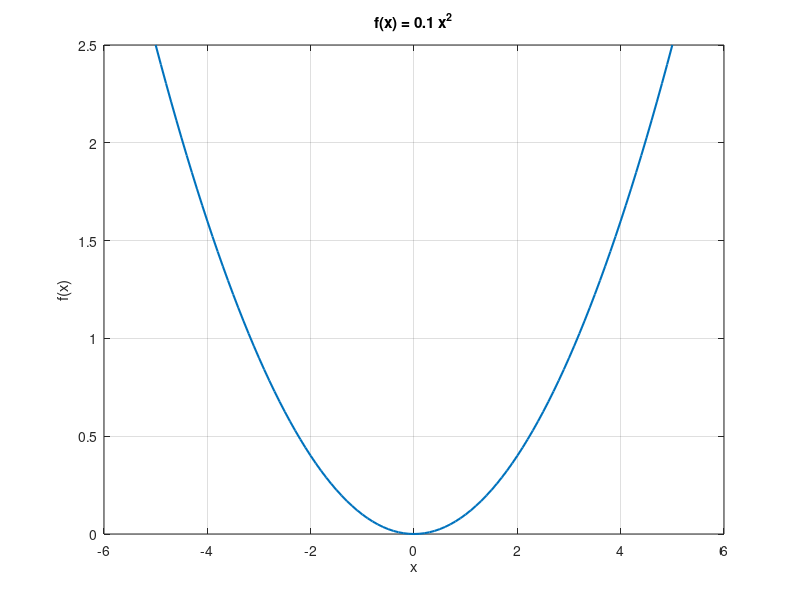

The MATLAB source for this figure: (Note: this script raises an error after producing the figure.)
%% Course: Introduction to MATLAB Programming
%  Author: Julia M. Schmidt
%  September 2026
%  Lecture 4 - Optimisation, solver-based  (slides 10-23)
%
%  HOW TO USE THIS FILE: run it ONE SECTION AT A TIME (Ctrl+Enter / Cmd+Enter).
%  Needs the Optimization Toolbox (fminunc, fmincon, linprog).

clear; close all; clc;

% TODAY'S QUESTION: an optimiser always returns an answer, and always
% says it succeeded. It promises a LOCAL minimum. Everyone hears "the best
% one". That gap is where the whole lecture lives - and it is the last and
% sharpest version of this course's theme: the code ran, so it must be right.

%% 1) Quadratic toy example: f(x) = 0.1 x^2
% A quadratic bowl is the simplest convex function. 
% The minimum is clearly at x=0, but we use a solver to show how MATLAB works.

fun1 = @(x) 0.1*x.^2;                          % objective function (0.1 * x^2), find value that minimises it
X = -5:0.1:5;                                  % grid of x-values
figure('Color','w','Name','Quadratic'); 
plot(X, fun1(X), 'LineWidth', 1.5);
grid on; box on;
xlabel('x'); ylabel('f(x)'); title('f(x) = 0.1 x^2');

% Starting guess x0 = 1 (arbitrary)
x0 = 1;
[xopt1, fval1] = fminunc(@(x) fun1(x), x0, ...
    optimoptions('fminunc','Display','off'));

% Show optimum on the graph
hold on; plot(xopt1, fval1, 'ro', 'MarkerSize', 7, 'LineWidth', 1.2); hold off;
fprintf('Quadratic: x* = %.4f, f* = %.4f\n', xopt1, fval1);

% fminunc = unconstrained minimization. 
% It uses derivatives internally, but we don’t need to worry about that here.

%% 2) Noisy quadratic: f(x) = 0.1 x^2 + sin(x)
% Add a sine wave to the quadratic. 
% Now the function has many local minima and maxima. 
% This shows the difference between convex vs non-convex problems.

fun2 = @(x) 0.1*x.^2 + sin(x);
X = -8:1:5; Y = -8:0.01:5;                      % coarse and fine grids

figure('Color','w','Name','Noisy Quadratic');
plot(X, fun2(X), 'o-'); hold on;                % coarse points
plot(Y, fun2(Y), '--');                         % dense smooth curve
grid on; box on;
xlabel('x'); ylabel('f(x)'); title('f(x) = 0.1 x^2 + sin(x)');

x0 = 1;                                         % start value
[xopt2, fval2] = fminunc(@(x) fun2(x), x0, ...
    optimoptions('fminunc','Display','off'));

plot(xopt2, fval2, 'ro', 'MarkerSize', 7, 'LineWidth', 1.2); hold off;
fprintf('Noisy quadratic: x* = %.4f, f* = %.4f\n', xopt2, fval2);

%% THE TRAP: same function, same solver, one different number
% PREDICT: does the starting guess change the ANSWER, or just the path?


starts = [-5 -4 -1 1 2 3 5];
fprintf('\n  x0        x*         f*      exitflag\n');
for k = 1:numel(starts)
    [xk, fk, flag] = fminunc(fun2, starts(k), ...
        optimoptions('fminunc','Display','off'));
    fprintf('  %+3d    %+8.4f  %+8.4f      %d\n', starts(k), xk, fk, flag);
end

%  READING THE TABLE BELOW. The star is the usual maths notation for "the
%  optimal one", so:
%    x0        the STARTING GUESS we hand the solver. An INPUT - we chose it
%    x*        the x the solver STOPPED at        ("x-star", the argmin found)
%    f*        the height there, i.e. f(x*)       (the value being minimised)
%    exitflag  1 = "converged successfully"
%
%  So each row reads: "starting from x0, the solver ended up at x*, where the
%  function is worth f*". Watch the exitflag column: it says 1 on EVERY row.

% Two different answers, 1.63 apart - and EVERY row
% reports exitflag = 1, i.e. "success". MATLAB is not lying: fminunc promises
% a LOCAL minimum and delivered one every time. 
%
% Now look at the x0 = -5 row. We tell you optimisation is "a ball
% rolling downhill into the nearest valley". From -5, the nearest valley is
% at -1.31. The solver lands at +3.84 - the far side of a hill.
% Why: a solver does not roll, it takes FINITE STEPS, and an early step can
% jump clean over a valley. The ball picture is fine for thirty seconds and
% wrong after that.
%
% The practical habit: plot the function first, and try several
% starting points. If they disagree, you have a non-convex problem and the
% answer you report is a choice you made.

%% Show both answers on the curve
[xa, fa] = fminunc(fun2, 1, optimoptions('fminunc','Display','off'));
[xb, fb] = fminunc(fun2, 3, optimoptions('fminunc','Display','off'));
figure('Color','w','Name','Same solver, two answers');
plot(Y, fun2(Y), 'LineWidth', 1.4); hold on; grid on; box on;
plot(xa, fa, 'go', 'MarkerSize', 9, 'LineWidth', 1.6);
plot(xb, fb, 'ro', 'MarkerSize', 9, 'LineWidth', 1.6);
legend({'f(x) = 0.1x^2 + sin(x)', ...
        sprintf('from x_0=1:  f = %.4f', fa), ...
        sprintf('from x_0=3:  f = %.4f', fb)}, 'Location','north');
xlabel('x'); ylabel('f(x)'); title('One function, one solver, two "successes"');
hold off;

%% 3) Constrained problem: 2 <= x <= 5 with fmincon
% Now we add simple bounds on x.
% fmincon = constrained minimization (general tool).

lb = 2; ub = 5;
x0 = 1;  % deliberately OUTSIDE the bounds - fmincon accepts this and
         % moves the guess into the feasible box. Starting inside is tidier,
         % but it is not a requirement. Verified: exitflag = 1.

opts = optimoptions('fmincon','Display','off');
[xoptb, fvalb] = fmincon(@(x) fun2(x), x0, [], [], [], [], lb, ub, [], opts);

figure('Color','w','Name','Bounds'); 
plot(Y, fun2(Y), 'LineWidth', 1.2); grid on; box on; hold on;
xline(lb,'k--'); xline(ub,'k--');               % plot bounds
plot(xoptb, fvalb, 'ro', 'MarkerSize', 7, 'LineWidth', 1.2);
xlabel('x'); ylabel('f(x)'); title('Constrained: 2 \leq x \leq 5');
hold off;
fprintf('Bounds: x* = %.4f, f* = %.4f\n', xoptb, fvalb);

% Constraints restrict where the solver may look. The global minimum
% (-1.31) is OUTSIDE [2,5], so the best feasible point is 3.8375 - the same
% local minimum the unconstrained solver fell into from x0 = 3.
% Worth saying: here the "wrong" answer is the RIGHT answer, because the
% constraint is part of the question. Constraints are economics, not
% numerics - a capacity limit, a budget, a non-negativity condition.

%% 4) Linear program (Exercise 2)
% Maximize:       (1/3)x + 2y
% Subject to:     x <= 10,  y <= 15,  x + y = 20,  x,y >= 0
% Note: linprog minimizes, so we minimize the negative of the objective.

% 1) Standard-form inputs
c   = [-1/3; -2];          % minimize -((1/3)x + 2y)
A   = [1 0; 0 1];          % x <= 10, y <= 15
b   = [10; 15];
Aeq = [1 1];               % x + y = 20
beq = 20;
lb  = [0; 0];              % x >= 0, y >= 0

% 2) Solve
opts = optimoptions('linprog','Display','none');
[xopt, fval] = linprog(c, A, b, Aeq, beq, lb, [], opts);

% 3) Report (flip sign to get the maximum value)
valMax = -fval;
fprintf('LP optimum: x=%.4f, y=%.4f, objective=%.4f\n', xopt(1), xopt(2), valMax);

% 4) Simple plot (feasible line segment + optimum)
figure('Color','w','Name','LP Feasible Set'); hold on; grid on; box on;
% Equality line x+y=20 within bounds:
fplot(@(x) 20 - x, [0, 20], 'LineWidth', 1.2);  % x+y=20
xline(10,'--');  yline(15,'--');                % x<=10, y<=15
plot(xopt(1), xopt(2), 'ro','MarkerSize',7,'LineWidth',1.2); % optimum
xlabel('x'); ylabel('y');
title('LP feasible set and optimum');
legend({'x+y=20','x=10','y=15','optimum'},'Location','best');
hold off;

%% 5) Does the Hessian actually make it FASTER? (slides 24+)
% Everything above had ONE variable. Any solver wins instantly on those, so
% nothing we did could show why derivatives are worth the effort. To see the
% payoff we need a function that is genuinely hard.
%
% ROSENBROCK: f = 100(x2 - x1^2)^2 + (1 - x1)^2, minimum at (1,1).
% The standard test function. It is a long, narrow, CURVED valley: easy to
% fall into, very hard to walk along. Downhill is almost never towards
% the answer - which is exactly the situation where curvature earns its keep.

figure('Color','w','Name','Rosenbrock valley');
[X1,X2] = meshgrid(-2:0.05:2, -1:0.05:3);
contour(X1,X2, log10(100*(X2-X1.^2).^2 + (1-X1).^2), 30);  % log scale, else you see nothing
hold on; grid on; box on;
plot(-1.2, 1, 'ro','MarkerSize',9,'LineWidth',1.5);   % start
plot(   1, 1, 'gp','MarkerSize',14,'LineWidth',1.5);  % true minimum
xlabel('x_1'); ylabel('x_2'); title('Rosenbrock: the banana valley (log contours)');
legend({'f (log_{10})','start','minimum'},'Location','northwest'); hold off;

%% THE RACE: 400 variables, three ways of doing the same thing
% Same function, same start, same answer. Only the derivative information
% we hand over changes.
% PREDICT: which is fastest, and by how much?

n   = 400;                      % 400 variables (must be even)
x0R = repmat([-1.2;1], n/2, 1); % same bad start, repeated

% THREE LAYERS, and notice that only two of them change below:
%   1. THE SOLVER     fminunc  - the same in all three rows, never varies
%   2. THE ALGORITHM  'Algorithm', ...   how far it dares to step
%   3. THE CURVATURE  where the Hessian comes from - guessed, estimated, or ours
%
% Layer 3 is the ONLY difference between rows 2 and 3. One option.

cfg = { 'quasi-newton, gradient only', ...
            optimoptions('fminunc','Algorithm','quasi-newton', ...
                'SpecifyObjectiveGradient',true,'Display','off');
            % curvature: BFGS builds its own guess from the gradients it has
            % seen. It never asks us for a Hessian and would ignore one.
            % (BFGS = Broyden-Fletcher-Goldfarb-Shanno, four people, 1970.)

        'trust-region, Hessian ESTIMATED', ...
            optimoptions('fminunc','Algorithm','trust-region', ...
                'SpecifyObjectiveGradient',true,'Display','off');
            % curvature: no HessianFcn option, so MATLAB works the Hessian out
            % by finite differences - poking the function in all 400
            % directions, EVERY iteration. This is the expensive row.

        'trust-region, Hessian SUPPLIED', ...
            optimoptions('fminunc','Algorithm','trust-region', ...
                'SpecifyObjectiveGradient',true, ...
                'HessianFcn','objective', ...   % <=== HESSIAN SWITCHED ON HERE
                'Display','off') };
            % curvature: OURS. 'HessianFcn','objective' means "the 3rd output
            % of the objective function IS the Hessian - go and ask for it".
            % That is the whole hand-over. There is no Hessian ARGUMENT to
            % fminunc; you return it from your own function (see rosenN below).
            %
            % Two things must ALSO be true or it is silently ignored:
            %   - Algorithm must be 'trust-region'  ('quasi-newton' warns and ignores)
            %   - SpecifyObjectiveGradient must be true (no Hessian without a gradient)

fprintf('\n  %-34s %6s %8s %9s\n','what we hand the solver','iters','f-evals','seconds');
for k = 1:size(cfg,1)
    best = inf;
    for rep = 1:3                                   % best of 3, to beat timing noise
        t = tic;
        [xR,~,~,outR] = fminunc(@rosenN, x0R, cfg{k,2});
        best = min(best, toc(t));
    end
    fprintf('  %-34s %6d %8d %9.3f\n', cfg{k,1}, outR.iterations, outR.funcCount, best);
end
fprintf('  (all three land on the same answer: max|x-1| = %.2e)\n', max(abs(xR-1)));

%  WHAT THE TABLE SAYS - three separate lessons, do not merge them:
%
%  1. CURVATURE BUYS BETTER STEPS.
%     quasi-newton takes ~36 iterations; both trust-region rows take ~25.
%     Knowing the bend of the valley means you stop zig-zagging across it.
%
%  2. EXACT vs ESTIMATED CURVATURE COSTS THE SAME NUMBER OF STEPS.
%     Rows 2 and 3 have the SAME iteration count. MATLAB's estimate is a
%     good estimate. So the Hessian does not buy you fewer steps here.
%
%  3. IT BUYS YOU CHEAPER STEPS - and that is the whole win.
%     To estimate the Hessian, MATLAB must poke the function in every one of
%     400 directions, every iteration. We hand it over in closed form for
%     free. Same steps, ~100x less work per step.
%
%  THE TRAP, and it is the lecture's theme again:
%  look at rows 1 and 2. Switching to 'trust-region' WITHOUT supplying the
%  Hessian is SLOWER than not bothering at all - you have paid for the
%  expensive algorithm and given it nothing to work with. Half of the change
%  is worse than none of it. The code ran, exitflag was 1, and you made it worse.
%
%  Scaling is the real point: at n = 2 all three rows are indistinguishable.
%  The gap only opens as the problem grows. Small problems teach you nothing
%  about whether derivatives are worth writing.

%% ------------------------------------------------------------------
%  Local functions must sit at the END of a script file.
%
%  NOTE the nargout guards. They mean "only compute the gradient if I was
%  actually asked for it". This is the robust way to write an objective:
%  the same function then works with EVERY algorithm, whether or not that
%  algorithm wants derivatives. (The @(x) deal(f,g,H) shortcut you may see
%  online breaks the moment a solver asks for fewer than three outputs.)

function [f,g,H] = rosenN(x)
    n = numel(x);
    od = 1:2:n-1;    % odd  positions: the x1 of each pair
    ev = 2:2:n;      % even positions: the x2 of each pair

    f = sum(100*(x(ev)-x(od).^2).^2 + (1-x(od)).^2);          % value

    if nargout > 1                                             % gradient
        g = zeros(n,1);
        g(od) = -400*x(od).*(x(ev)-x(od).^2) - 2*(1-x(od));
        g(ev) =  200*(x(ev)-x(od).^2);
    end

    if nargout > 2                                             % Hessian
        % SPARSE: variables only interact in pairs, so almost every entry is
        % zero. Storing 400x400 = 160,000 numbers to hold ~1,200 non-zeros
        % would throw away most of the speed-up.
        H = sparse(od,od, 1200*x(od).^2 - 400*x(ev) + 2, n,n) ...
          + sparse(ev,ev, 200*ones(n/2,1),                n,n) ...
          + sparse(od,ev, -400*x(od),                     n,n) ...
          + sparse(ev,od, -400*x(od),                     n,n);
    end
end
